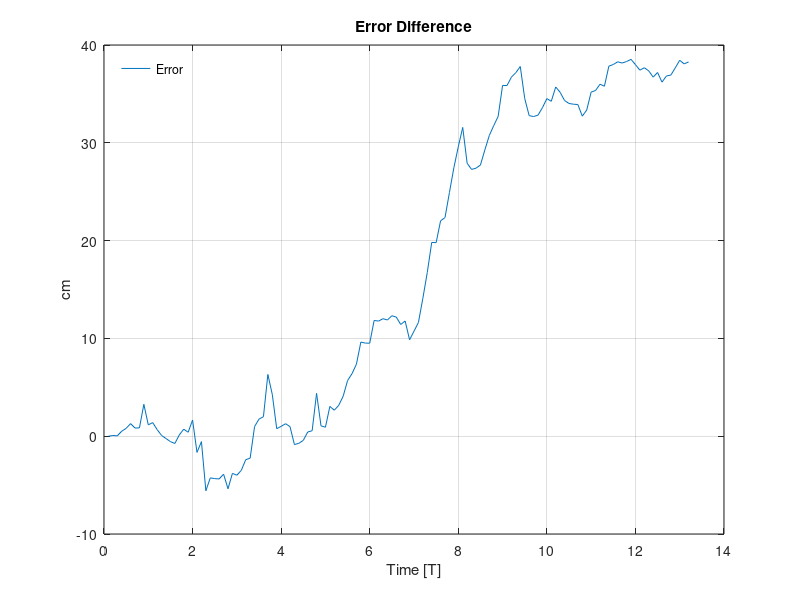

The MATLAB source for this figure:
err_tot_med =[0
    0.5941
    1.5132
    2.3305
    2.7793
    3.3200
    4.2821
    4.8150
    2.6329
    5.1922
    6.0215
    7.4722
    8.3846
    9.6945
   10.9383
   12.3151
   11.8834
   12.0741
   13.0930
   13.0737
   17.0073
   16.7867
   22.5015
   22.0676
   22.6195
   23.2628
   23.6251
   25.8122
   25.1589
   25.5510
   25.6157
   25.6259
   26.3825
   23.6966
   23.4961
   23.9573
   20.8037
   23.7480
   27.7668
   28.2644
   28.8978
   30.0077
   32.2515
   32.6047
   33.5348
   33.3882
   33.6672
   30.5905
   34.4082
   35.3179
   34.1062
   34.8691
   35.1771
   35.4262
   34.7502
   35.1105
   35.4011
   33.8470
   34.5737
   35.6658
   34.0925
   34.6739
   35.0342
   35.5137
   36.0272
   36.6382
   37.7436
   38.2575
   40.7480
   41.0026
   40.5045
   38.5189
   37.2092
   35.2215
   35.7169
   34.0561
   34.0548
   32.4133
   31.0224
   29.5183
   28.4747
   32.3933
   33.6527
   34.1061
   34.3883
   33.6152
   33.1757
   32.8441
   32.1475
   29.7306
   30.0889
   29.9011
   30.0793
   30.3777
   34.6076
   36.8896
   37.2805
   38.0826
   37.8887
   37.2086
   38.1721
   37.6127
   38.9377
   40.4235
   41.6672
   42.7318
   43.9147
   45.8050
   46.0826
   45.3880
   46.0220
   46.5560
   47.0661
   46.0382
   46.8788
   47.7901
   48.4323
   49.4138
   50.0425
   50.6780
   51.6572
   52.1335
   53.1176
   54.2210
   54.6985
   55.8598
   56.2457
   56.9454
   57.4097
   57.8817
   58.7879
   59.2501];

err_tot_utan =[0
    0.6665
    1.5496
    2.8432
    3.5814
    4.6063
    5.1163
    5.6658
    5.8905
    6.3551
    7.4092
    8.1445
    8.4638
    9.4575
   10.3840
   11.5711
   12.0138
   12.7916
   13.4984
   14.7258
   15.3536
   16.2345
   16.9234
   17.8063
   18.2841
   18.8930
   19.7437
   20.4352
   21.3588
   21.5604
   22.1263
   23.2201
   24.1407
   24.6850
   25.2447
   25.9516
   27.1156
   28.0208
   28.5352
   29.2717
   30.1729
   30.9883
   31.3954
   31.8792
   33.1088
   33.8172
   34.2270
   34.9726
   35.4664
   36.2369
   37.1515
   37.5273
   38.3331
   39.5090
   40.4391
   41.4999
   42.7656
   43.4748
   44.0949
   45.1763
   45.9275
   46.4460
   47.0484
   47.3996
   48.3430
   48.8165
   49.1705
   50.0357
   50.6046
   51.7397
   52.1343
   52.6227
   53.9581
   55.0310
   55.5095
   56.0797
   56.4075
   57.3269
   58.4717
   59.1128
   60.0472
   60.2990
   60.9318
   61.5116
   62.1163
   62.8905
   63.9200
   64.6011
   64.8463
   65.5967
   65.9448
   66.6203
   67.2560
   68.1754
   69.1424
   69.6724
   69.9650
   70.9112
   71.4793
   71.7259
   72.4181
   73.3229
   74.1016
   74.7465
   75.6884
   76.6776
   77.8279
   78.5294
   79.4323
   80.5714
   81.3715
   82.5458
   82.8538
   83.8776
   84.8839
   86.0731
   86.5889
   87.7241
   88.5755
   88.6746
   89.0858
   89.8081
   90.4776
   90.9366
   91.8875
   92.0653
   93.0783
   93.8716
   95.0770
   96.3201
   96.8585
   97.5168];


hej = err_tot_utan-err_tot_med;
figure
plot(0.1*colon(1,size(hej,1))',hej)
title('Error Difference');
legend('Error', 'Location', 'northwest'); legend('boxoff');
xlabel('Time [T]'); ylabel('cm'); grid on;